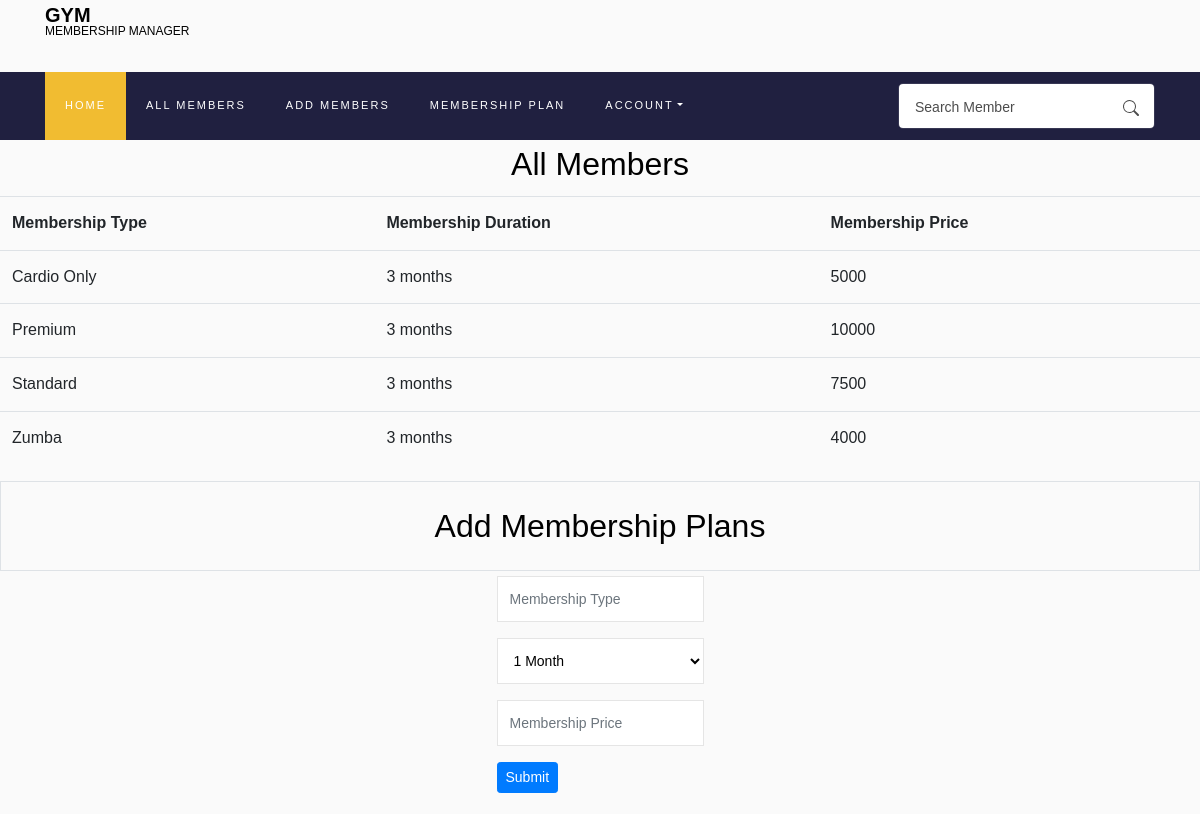
/membership (signed in), run on the app's committed database.
### Membership/models.py (models this page shows, shortened)
class Membership(models.Model):
    user = models.ForeignKey(
        User, on_delete=models.CASCADE, related_name='owner')
    membership_type = models.CharField(max_length=100, blank=False)
    membership_price = models.IntegerField(blank=False)
    membership_duration = models.CharField(max_length=20, blank=False)

### Membership/views.py (the view, shortened to what this page needs)
# urls.py: path("membership",views.membership, name='membership'),
def membership(request):
    plans = Membership.objects.filter(user = request.user).order_by('membership_type')
    template = 'Membership/membership.html'
    return render(request, template, {
        'form': MembershipForm(),
        'plans':plans
    })

### Membership/forms.py
class SearchForm(forms.Form):
    search = forms.CharField(label='',max_length=100,widget=forms.TextInput(attrs={
        'class':'form-control pl-3',
        'placeholder': 'Search Member',
    }))

class MembershipForm(ModelForm):
    class Meta:
        model = Membership
        fields = ['membership_type', 'membership_duration', 'membership_price']
        style = 'max-width: 300px;'
        widgets = {
            'membership_type':TextInput(attrs={
               'class':'form-control',
               'style': style,
               'placeholder': 'Membership Type',
            }),
             'membership_duration': forms.Select(choices=(("1 month","1 Month"),("3 months","3 Months"),("6 months","6 Months"),("12 months","12 Months")),
                                attrs={
                                    'class':'form-control','style': style}),
            'membership_price':NumberInput(attrs={
               'class':'form-control',
               'style': style,
               'placeholder': 'Membership Price',
            }),
        }

### Membership/utils.py (called while the page is built)
def inject_form(request):
    return {'searchform': SearchForm()}

### Membership/templates/Membership/membership.html (shortened to what this page needs)
{% extends "Membership/layout.html" %}
{% load static %}
{% block style %} <link rel="stylesheet" href="{% static 'Membership/styles.css' %}"> {% endblock %}
{% block body %}
<h2 style="text-align: center;">All Members</h2>
<table class="table table-hover">
    <tr>
        <th>Membership Type</th>
        <th>Membership Duration</th>
        <th>Membership Price</th>
    </tr>
    {% for plan in plans %}
    <tr>
        <td>{{plan.membership_type}}</td>
        <td>{{plan.membership_duration}}</td>
        <td>{{plan.membership_price}}</td>
    </tr>
    {% empty %}
    <p>Membership plan does not exists</p>
    {% endfor %}
</table>
<div class="border">
<h2 style="text-align: center;" id="page-title">Add Membership Plans</h2>
</div>
<div class="d-flex justify-content-center">
<form action="{% url 'membership' %}" method="post" id="form-div">
    <div class="form-group">
        {{form.membership_type}}
    </div>
    <div class="form-group">
        {{form.membership_duration}}
    </div>
    <div class="form-group">
        {{form.membership_price}}
    </div>
    <div class="form-group">
        <input type="submit" class="btn btn-primary btn-sm">
    </div>
</form>
</div>
{% endblock %}

### Membership/static/Membership/styles.css (style rules this page uses)
#page-title { padding: 10px; margin: 10px; }
#form-div { margin: 5px; }

### data on the page
Membership: membership_type "Cardio Only", membership_duration "3 months", membership_price "5000"
Membership: membership_type "Premium", membership_duration "3 months", membership_price "10000"
Membership: membership_type "Standard", membership_duration "3 months", membership_price "7500"
Membership: membership_type "Zumba", membership_duration "3 months", membership_price "4000"
